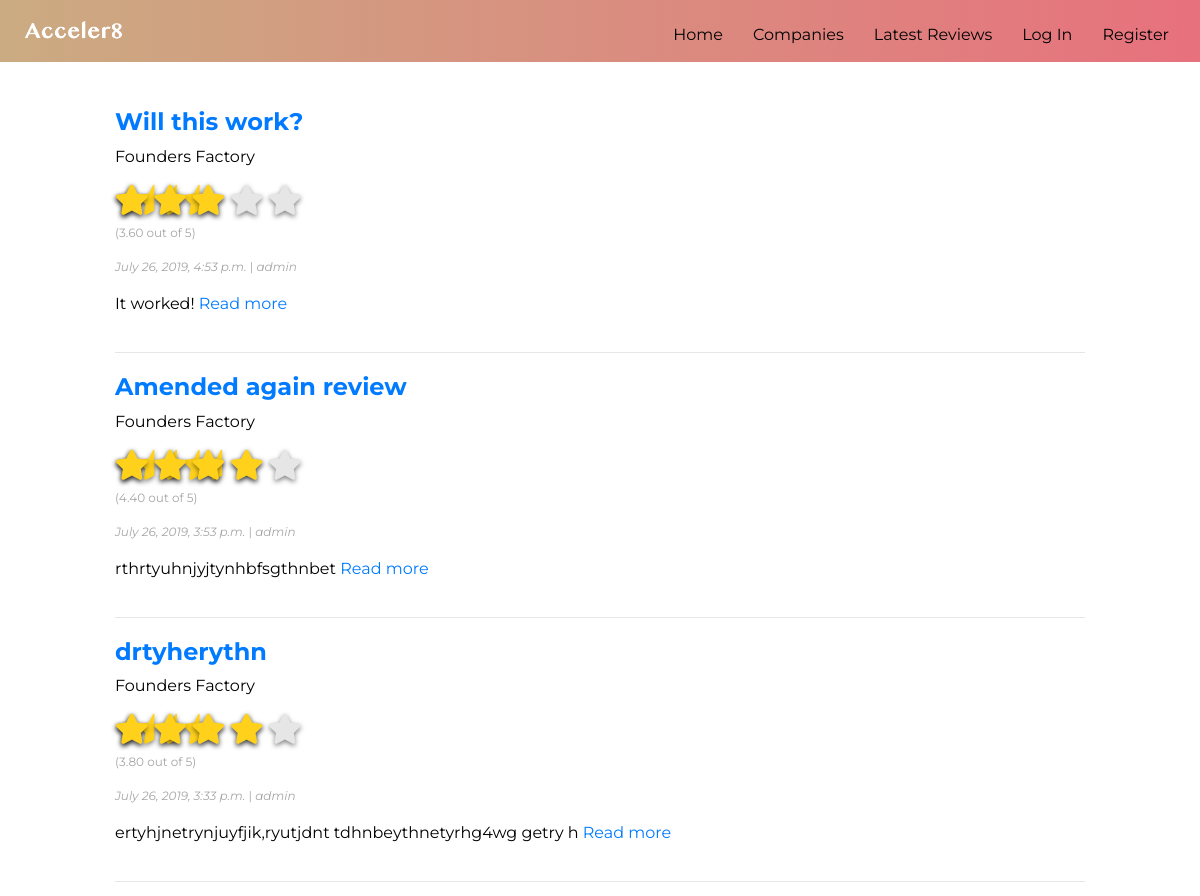
The page /reviews/ (upper part) on the database as committed earlier.
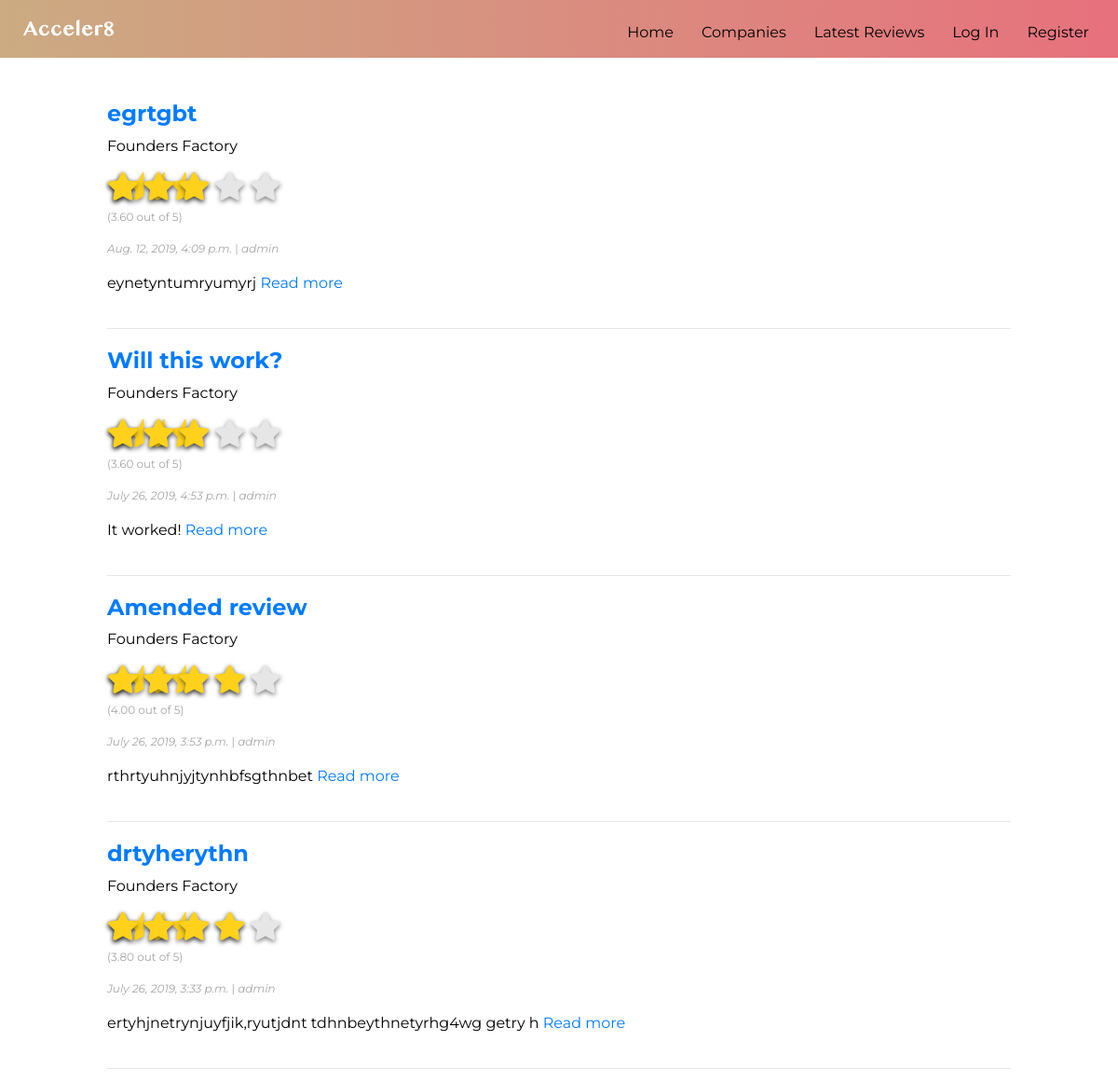
The same page on the database as committed later.
### reviews/models.py (models this page shows, shortened)
class Review(models.Model):
    RATINGS = (
        ('1', '1'),
        ('2', '2'),
        ('3', '3'),
        ('4', '4'),
        ('5', '5'),
    )
    subject = models.ForeignKey(Accelerator, on_delete=models.CASCADE, blank=False)
    title = models.CharField(max_length=200, blank=False)
    author = models.ForeignKey(User, on_delete=models.CASCADE, blank=False)
    feedback = models.TextField(blank=False)
    date_posted = models.DateTimeField(default=timezone.now)
    mentorship = models.CharField(choices=RATINGS, blank=False, max_length=1, default='1')
    hiring = models.CharField(choices=RATINGS, blank=False, max_length=1, default='1')
    community = models.CharField(choices=RATINGS, blank=False, max_length=1, default='1')
    fundraising = models.CharField(choices=RATINGS, blank=False, max_length=1, default='1')
    corporate_dev = models.CharField(choices=RATINGS, blank=False, max_length=1, default='1')
    overall = models.DecimalField(decimal_places=2, max_digits=3)

class Accelerator(models.Model):
    name = models.CharField(max_length=100)
    website = models.CharField(max_length=100)
    locations = models.CharField(max_length=100)
    bio = models.TextField()
    sector_focus = models.CharField(max_length=100)
    stage = models.CharField(max_length=100)
    deal = models.CharField(max_length=200)
    duration = models.CharField(max_length=100)
    avg_rating = models.DecimalField(decimal_places=2, max_digits=3)
    avg_mentorship = models.DecimalField(decimal_places=2, max_digits=3)
    avg_hiring = models.DecimalField(decimal_places=2, max_digits=3)
    avg_community = models.DecimalField(decimal_places=2, max_digits=3)
    avg_fundraising = models.DecimalField(decimal_places=2, max_digits=3)
    avg_corporate = models.DecimalField(decimal_places=2, max_digits=3)
    author = models.ForeignKey(User, on_delete=models.CASCADE, default='admin')
    logo = models.ImageField(upload_to='logos')
    def __str__(self):
        return self.name
    @property
    def avg_rating(self):
        quantity = Review.objects.filter(subject=self)
        overall_result = Review.objects.filter(subject=self).aggregate(avg_rating=Avg('overall'))['avg_rating']
        return overall_result if len(quantity) > 0 else 0
    @property
    def avg_mentorship(self):
        quantity = Review.objects.filter(subject=self)
        mentorship_result = Review.objects.filter(subject=self).aggregate(avg_mentorship=Avg('mentorship'))['avg_mentorship']
        return mentorship_result if len(quantity) > 0 else 0
    @property
    def avg_hiring(self):
        quantity = Review.objects.filter(subject=self)
        hiring_result = Review.objects.filter(subject=self).aggregate(avg_hiring=Avg('hiring'))['avg_hiring']
        return hiring_result if len(quantity) > 0 else 0
    @property
    def avg_community(self):
        quantity = Review.objects.filter(subject=self)
        community_result = Review.objects.filter(subject=self).aggregate(avg_community=Avg('community'))['avg_community']
        return community_result if len(quantity) > 0 else 0
    @property
    def avg_fundraising(self):
        quantity = Review.objects.filter(subject=self)
        fundraising_result = Review.objects.filter(subject=self).aggregate(avg_fundraising=Avg('fundraising'))['avg_fundraising']
        return fundraising_result if len(quantity) > 0 else 0
    @property
    def avg_corporate(self):
        quantity = Review.objects.filter(subject=self)
        corporate_result = Review.objects.filter(subject=self).aggregate(avg_corporate=Avg('corporate_dev'))['avg_corporate']
        return corporate_result if len(quantity) > 0 else 0

### reviews/views.py (the view)
# urls.py: path('', ReviewListView.as_view(), name='reviews'),
class ReviewListView(ListView):
    model = Review
    template_name = 'reviews/reviews_home.html'
    context_object_name = 'reviews'
    ordering = ['-date_posted']

### reviews/templates/reviews/reviews_home.html (shortened to what this page needs)
{% extends 'accounts/base.html' %}
{% block content %}
    <div class="container">
    {% if reviews %}
        {% for review in reviews %}
            <div class="acc-reviews">
                <h4><b><a href="{% url 'review_detail' review.pk %}">{{ review.title }}</a></b></h4>
                <p>{{ review.subject }}</p>
                <div class="emptyStarsSmall">
                    <i class="fa fa-star" id="emptyStarSmall1"></i>
                    <i class="fa fa-star" id="emptyStarSmall2"></i>
                    <i class="fa fa-star" id="emptyStarSmall3"></i>
                    <i class="fa fa-star" id="emptyStarSmall4"></i>
                    <i class="fa fa-star" id="emptyStarSmall5"></i>
                </div>
                <div class="halfStarsSmall">
                    <i class="fas fa-star-half" id="halfStarSmall1"></i>
                    <i class="fas fa-star-half" {% if review.overall < 1.25 %} style="display:none;" {% endif %} id="halfStarSmall2"></i>
                    <i class="fas fa-star-half" {% if review.overall < 2.25 %} style="display:none;" {% endif %} id="halfStarSmall3"></i>
                    <i class="fas fa-star-half" {% if review.overall < 3.25 %} style="display:none;" {% endif %} id="halfStarSmall4"></i>
                    <i class="fas fa-star-half" {% if review.overall < 4.25 %} style="display:none;" {% endif %} id="halfStarSmall5"></i>
                </div>
                <div class="fullStarsSmall">
                    <i class="fa fa-star" id="fullStarSmall1"></i>
                    <i class="fa fa-star" {% if review.overall < 1.75 %} style="display:none;" {% endif %} id="fullStarSmall2"></i>
                    <i class="fa fa-star" {% if review.overall < 2.75 %} style="display:none;" {% endif %} id="fullStarSmall3"></i>
                    <i class="fa fa-star" {% if review.overall < 3.75 %} style="display:none;" {% endif %} id="fullStarSmall4"></i>
                </div>
                <br>
                <p class="date-author">({{ review.overall }} out of 5)</p>
                <p class="date-author"><i>{{ review.date_posted }}</i> | <i>{{ review.author }}</i></p>
                <p class="blog-text">{{ review.feedback|truncatewords:30 }} <a href="{% url 'review_detail' review.pk %}">Read more</a></p>
            </div>
        {% endfor %}
    {% else %}
        <div class="empty-page">
            <p>Sorry. No reviews have yet been posted on this site.</p>
            <p>Be the first to post a review by clicking the relevant tab, above.</p>
        </div>
    {% endif %}
    </div>
{% endblock %}

Rows that differ between the two databases and show on the page:
added Review: title "egrtgbt", subject "Founders Factory", overall "3.60", date_posted "Aug. 12, 2019, 4:09 p.m.", author "admin", feedback "eynetyntumryumyrj"
changed Review "rthrtyuhnjyjtynhbfsgthnbet": title "Amended again review" → "Amended review"; overall "4.40" → "4.00"
